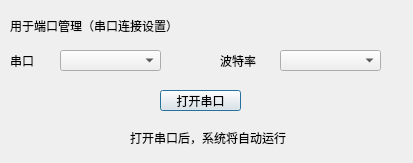
<?xml version="1.0" encoding="UTF-8"?>
<ui version="4.0">
 <class>duankou</class>
 <widget class="QDialog" name="duankou">
  <property name="geometry">
   <rect>
    <x>0</x>
    <y>0</y>
    <width>413</width>
    <height>163</height>
   </rect>
  </property>
  <property name="minimumSize">
   <size>
    <width>0</width>
    <height>0</height>
   </size>
  </property>
  <property name="maximumSize">
   <size>
    <width>420</width>
    <height>333</height>
   </size>
  </property>
  <property name="windowTitle">
   <string>Dialog</string>
  </property>
  <widget class="QLabel" name="label">
   <property name="geometry">
    <rect>
     <x>10</x>
     <y>0</y>
     <width>241</width>
     <height>51</height>
    </rect>
   </property>
   <property name="text">
    <string>用于端口管理（串口连接设置）</string>
   </property>
  </widget>
  <widget class="QComboBox" name="cmbPortName">
   <property name="geometry">
    <rect>
     <x>60</x>
     <y>50</y>
     <width>101</width>
     <height>21</height>
    </rect>
   </property>
  </widget>
  <widget class="QLabel" name="label_2">
   <property name="geometry">
    <rect>
     <x>10</x>
     <y>50</y>
     <width>41</width>
     <height>21</height>
    </rect>
   </property>
   <property name="text">
    <string>串口</string>
   </property>
  </widget>
  <widget class="QLabel" name="label_3">
   <property name="geometry">
    <rect>
     <x>220</x>
     <y>50</y>
     <width>41</width>
     <height>21</height>
    </rect>
   </property>
   <property name="text">
    <string>波特率</string>
   </property>
  </widget>
  <widget class="QComboBox" name="cmbBaudRate">
   <property name="geometry">
    <rect>
     <x>280</x>
     <y>50</y>
     <width>101</width>
     <height>21</height>
    </rect>
   </property>
  </widget>
  <widget class="QPushButton" name="btnOpen">
   <property name="geometry">
    <rect>
     <x>160</x>
     <y>90</y>
     <width>81</width>
     <height>21</height>
    </rect>
   </property>
   <property name="text">
    <string>打开串口</string>
   </property>
  </widget>
  <widget class="QLabel" name="label_4">
   <property name="geometry">
    <rect>
     <x>130</x>
     <y>130</y>
     <width>171</width>
     <height>16</height>
    </rect>
   </property>
   <property name="text">
    <string>打开串口后，系统将自动运行</string>
   </property>
  </widget>
 </widget>
 <resources/>
 <connections/>
</ui>
